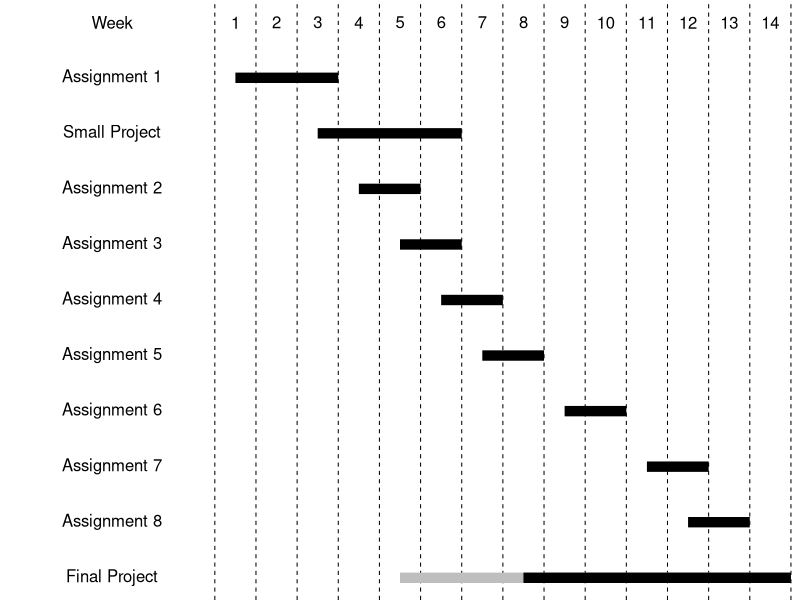

Source code (R):
## ---- chunk 1
knitr::opts_chunk$set(echo = FALSE)
library(bookdown)
## ---- chunk 2
op <- par(mfrow=c(1,1),mar = rep(0,4), lend=1)
plot(0,0,col="white",xlim=c(-4,14),ylim=c(1,11),xaxt="n",yaxt="n",xlab="",ylab="",bty="n")
text(-2,11,"Week")
text(1:14,11,1:14)
abline(v=0:14+0.5,lty=2)
text(-2,10,"Assignment 1")
points(c(1,3 + 0.5),c(10,10),lwd=10,type="l")
text(-2,9,"Small Project")
points(c(3,6 + 0.5),c(9,9),lwd=10,type="l")
text(-2,8,"Assignment 2")
points(c(4,5 + 0.5),c(8,8),lwd=10,type="l")
text(-2,7,"Assignment 3")
points(c(5,6 + 0.5),c(7,7),lwd=10,type="l")
text(-2,6,"Assignment 4")
points(c(6,7 + 0.5),c(6,6),lwd=10,type="l")
text(-2,5,"Assignment 5")
points(c(7,8 + 0.5),c(5,5),lwd=10,type="l")
text(-2,4,"Assignment 6")
points(c(9,10 + 0.5),c(4,4),lwd=10,type="l")
text(-2,3,"Assignment 7")
points(c(11,12 + 0.5),c(3,3),lwd=10,type="l")
text(-2,2,"Assignment 8")
points(c(12,13 + 0.5),c(2,2),lwd=10,type="l")
text(-2,1,"Final Project")
points(c(5,14 + 0.5),c(1,1),lwd=10,type="l",col="gray")
points(c(8,14 + 0.5),c(1,1),lwd=10,type="l")
